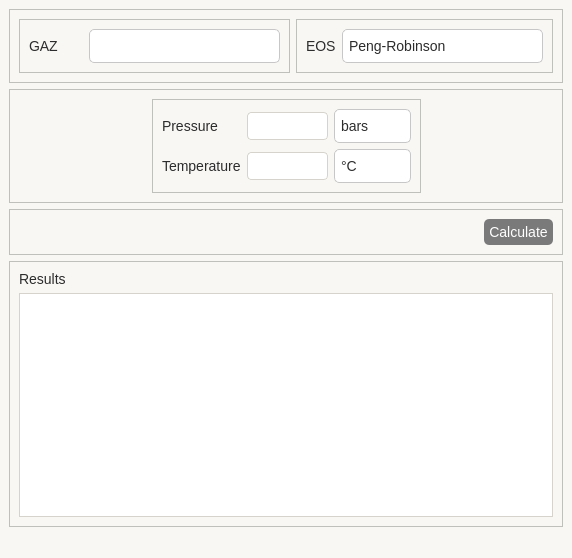
<?xml version="1.0" encoding="UTF-8"?>
<ui version="4.0">
 <class>MainWindow</class>
 <widget class="QMainWindow" name="MainWindow">
  <property name="geometry">
   <rect>
    <x>0</x>
    <y>0</y>
    <width>572</width>
    <height>558</height>
   </rect>
  </property>
  <property name="windowTitle">
   <string>MainWindow</string>
  </property>
  <property name="styleSheet">
   <string notr="true">QWidget {
    background-color: #f8f7f4;
    color: #2c2c2c;
    font-family: &quot;Segoe UI&quot;;
    font-size: 10.5pt;
}</string>
  </property>
  <widget class="QWidget" name="centralwidget">
   <layout class="QVBoxLayout" name="verticalLayout_2">
    <item>
     <widget class="QFrame" name="frame_2">
      <property name="frameShape">
       <enum>QFrame::StyledPanel</enum>
      </property>
      <property name="frameShadow">
       <enum>QFrame::Raised</enum>
      </property>
      <layout class="QHBoxLayout" name="horizontalLayout_2">
       <item>
        <widget class="QFrame" name="frame">
         <property name="sizePolicy">
          <sizepolicy hsizetype="Expanding" vsizetype="Preferred">
           <horstretch>0</horstretch>
           <verstretch>0</verstretch>
          </sizepolicy>
         </property>
         <property name="minimumSize">
          <size>
           <width>145</width>
           <height>51</height>
          </size>
         </property>
         <property name="frameShape">
          <enum>QFrame::StyledPanel</enum>
         </property>
         <property name="frameShadow">
          <enum>QFrame::Raised</enum>
         </property>
         <layout class="QHBoxLayout" name="horizontalLayout">
          <property name="spacing">
           <number>31</number>
          </property>
          <property name="sizeConstraint">
           <enum>QLayout::SetMinimumSize</enum>
          </property>
          <item>
           <widget class="QLabel" name="label">
            <property name="font">
             <font>
              <family>Segoe UI</family>
              <pointsize>11</pointsize>
             </font>
            </property>
            <property name="text">
             <string>GAZ</string>
            </property>
           </widget>
          </item>
          <item>
           <widget class="QComboBox" name="GazCombo">
            <property name="sizePolicy">
             <sizepolicy hsizetype="Expanding" vsizetype="Fixed">
              <horstretch>0</horstretch>
              <verstretch>0</verstretch>
             </sizepolicy>
            </property>
            <property name="font">
             <font>
              <family>Segoe UI</family>
              <pointsize>11</pointsize>
             </font>
            </property>
            <property name="styleSheet">
             <string notr="true">QComboBox{
background-color: white;
border: 1px solid #c7c7c7;
border-radius: 5px;
padding: 3px 3px 3px 6px;
min-height: 26px;
}

QComboBox:hover{
border: 1px solid #4a90e2;
}


/* ComboBox scroll bar styling */
QComboBox QAbstractItemView {
    background-color: #f4f4f4; /* popup background */
    selection-background-color: #a0c4ff; /* item hover/select */
    outline: 0;
}

QComboBox QScrollBar:vertical {
    border: none;
    background: #e0e0e0; /* track color */
    width: 12px;
    margin: 0px 0px 0px 0px;
    border-radius: 6px;
}

QComboBox QScrollBar::handle:vertical {
    background: #7a8c99; /* scroll handle color */
    min-height: 20px;
    border-radius: 6px;
}

QComboBox QScrollBar::add-line:vertical,
QComboBox QScrollBar::sub-line:vertical {
    height: 0px; /* remove arrow buttons */
}

QComboBox QScrollBar::add-page:vertical,
QComboBox QScrollBar::sub-page:vertical {
    background: none;
}
QComboBox:focus{
border: 1px solid #4a90e2;
}

QComboBox QAbstractItemView{
border: 1px solid #c7c7c7;
background-color: white;
selection-background-color: #f1f3f5;
selection-color: #2c3e50;
outline: none;
}

QComboBox::drop-down{
border: none;
}</string>
            </property>
           </widget>
          </item>
         </layout>
        </widget>
       </item>
       <item>
        <widget class="QFrame" name="frame_4">
         <property name="frameShape">
          <enum>QFrame::StyledPanel</enum>
         </property>
         <property name="frameShadow">
          <enum>QFrame::Raised</enum>
         </property>
         <layout class="QHBoxLayout" name="horizontalLayout_4">
          <item>
           <widget class="QLabel" name="label_5">
            <property name="font">
             <font>
              <family>Segoe UI</family>
              <pointsize>11</pointsize>
             </font>
            </property>
            <property name="text">
             <string>EOS</string>
            </property>
           </widget>
          </item>
          <item>
           <widget class="QComboBox" name="EOSCombo">
            <property name="minimumSize">
             <size>
              <width>201</width>
              <height>34</height>
             </size>
            </property>
            <property name="font">
             <font>
              <family>Segoe UI</family>
              <pointsize>11</pointsize>
             </font>
            </property>
            <property name="styleSheet">
             <string notr="true">QComboBox{
background-color: white;
border: 1px solid #c7c7c7;
border-radius: 5px;
padding: 3px 23px 3px 6px;
min-height: 26px;
}

QComboBox:hover{
border: 1px solid #4a90e2;
}

QComboBox:focus{
border: 1px solid #4a90e2;
}

QComboBox QAbstractItemView{
border: 1px solid #c7c7c7;
background-color: white;
selection-background-color: #f1f3f5;
selection-color: #2c3e50;
outline: none;
}

QComboBox::drop-down{
border: none;
}</string>
            </property>
            <item>
             <property name="text">
              <string>Peng-Robinson</string>
             </property>
            </item>
            <item>
             <property name="text">
              <string>Soave–Redlich–Kwong</string>
             </property>
            </item>
            <item>
             <property name="text">
              <string>Redlich–Kwong</string>
             </property>
            </item>
            <item>
             <property name="text">
              <string>Van Der Waals</string>
             </property>
            </item>
           </widget>
          </item>
         </layout>
        </widget>
       </item>
      </layout>
     </widget>
    </item>
    <item>
     <widget class="QFrame" name="frame_5">
      <property name="frameShape">
       <enum>QFrame::StyledPanel</enum>
      </property>
      <property name="frameShadow">
       <enum>QFrame::Raised</enum>
      </property>
      <layout class="QHBoxLayout" name="horizontalLayout_3">
       <item>
        <spacer name="horizontalSpacer">
         <property name="orientation">
          <enum>Qt::Horizontal</enum>
         </property>
         <property name="sizeHint" stdset="0">
          <size>
           <width>103</width>
           <height>20</height>
          </size>
         </property>
        </spacer>
       </item>
       <item>
        <widget class="QFrame" name="frame_3">
         <property name="frameShape">
          <enum>QFrame::StyledPanel</enum>
         </property>
         <property name="frameShadow">
          <enum>QFrame::Raised</enum>
         </property>
         <layout class="QGridLayout" name="gridLayout">
          <item row="0" column="0">
           <widget class="QLabel" name="label_2">
            <property name="font">
             <font>
              <family>Segoe UI</family>
              <pointsize>11</pointsize>
             </font>
            </property>
            <property name="text">
             <string>Pressure</string>
            </property>
           </widget>
          </item>
          <item row="0" column="1">
           <widget class="QLineEdit" name="Pinput">
            <property name="minimumSize">
             <size>
              <width>81</width>
              <height>0</height>
             </size>
            </property>
            <property name="maximumSize">
             <size>
              <width>81</width>
              <height>16777215</height>
             </size>
            </property>
            <property name="font">
             <font>
              <family>Segoe UI</family>
              <pointsize>11</pointsize>
             </font>
            </property>
            <property name="styleSheet">
             <string notr="true">QLineEdit {
    background-color: #ffffff;
    color: #2c2c2c;
    border: 1px solid #d6d3cd;
    border-radius: 4px;
    padding: 4px;
}

QLineEdit:focus {
    border: 1px solid #3a7bd5;
    background-color: #fdfefe;
}</string>
            </property>
           </widget>
          </item>
          <item row="0" column="2">
           <widget class="QComboBox" name="PunitCombo">
            <property name="font">
             <font>
              <family>Segoe UI</family>
              <pointsize>11</pointsize>
             </font>
            </property>
            <property name="styleSheet">
             <string notr="true">QComboBox{
background-color: white;
border: 1px solid #c7c7c7;
border-radius: 5px;
padding: 3px 23px 3px 6px;
min-height: 26px;
}

QComboBox:hover{
border: 1px solid #4a90e2;
}

QComboBox:focus{
border: 1px solid #4a90e2;
}

QComboBox QAbstractItemView{
border: 1px solid #c7c7c7;
background-color: white;
selection-background-color: #f1f3f5;
selection-color: #2c3e50;
outline: none;
}

QComboBox::drop-down{
border: none;
}</string>
            </property>
            <item>
             <property name="text">
              <string>bars</string>
             </property>
            </item>
            <item>
             <property name="text">
              <string>Mpa</string>
             </property>
            </item>
            <item>
             <property name="text">
              <string>Kpa</string>
             </property>
            </item>
            <item>
             <property name="text">
              <string>atm</string>
             </property>
            </item>
            <item>
             <property name="text">
              <string>psia</string>
             </property>
            </item>
            <item>
             <property name="text">
              <string>psig</string>
             </property>
            </item>
           </widget>
          </item>
          <item row="1" column="0">
           <widget class="QLabel" name="label_4">
            <property name="font">
             <font>
              <family>Segoe UI</family>
              <pointsize>11</pointsize>
             </font>
            </property>
            <property name="text">
             <string>Temperature</string>
            </property>
           </widget>
          </item>
          <item row="1" column="1">
           <widget class="QLineEdit" name="Tinput">
            <property name="minimumSize">
             <size>
              <width>81</width>
              <height>0</height>
             </size>
            </property>
            <property name="maximumSize">
             <size>
              <width>81</width>
              <height>16777215</height>
             </size>
            </property>
            <property name="font">
             <font>
              <family>Segoe UI</family>
              <pointsize>11</pointsize>
             </font>
            </property>
            <property name="styleSheet">
             <string notr="true">QLineEdit {
    background-color: #ffffff;
    color: #2c2c2c;
    border: 1px solid #d6d3cd;
    border-radius: 4px;
    padding: 4px;
}

QLineEdit:focus {
    border: 1px solid #3a7bd5;
    background-color: #fdfefe;
}</string>
            </property>
           </widget>
          </item>
          <item row="1" column="2">
           <widget class="QComboBox" name="TunitCombo">
            <property name="minimumSize">
             <size>
              <width>61</width>
              <height>34</height>
             </size>
            </property>
            <property name="font">
             <font>
              <family>Segoe UI</family>
              <pointsize>11</pointsize>
             </font>
            </property>
            <property name="styleSheet">
             <string notr="true">QComboBox{
background-color: white;
border: 1px solid #c7c7c7;
border-radius: 5px;
padding: 3px 23px 3px 6px;
min-height: 26px;
}

QComboBox:hover{
border: 1px solid #4a90e2;
}

QComboBox:focus{
border: 1px solid #4a90e2;
}

QComboBox QAbstractItemView{
border: 1px solid #c7c7c7;
background-color: white;
selection-background-color: #f1f3f5;
selection-color: #2c3e50;
outline: none;
}

QComboBox::drop-down{
border: none;
}</string>
            </property>
            <item>
             <property name="text">
              <string>°C</string>
             </property>
            </item>
            <item>
             <property name="text">
              <string>°F</string>
             </property>
            </item>
            <item>
             <property name="text">
              <string>°R</string>
             </property>
            </item>
            <item>
             <property name="text">
              <string>K</string>
             </property>
            </item>
           </widget>
          </item>
         </layout>
        </widget>
       </item>
       <item>
        <spacer name="horizontalSpacer_2">
         <property name="orientation">
          <enum>Qt::Horizontal</enum>
         </property>
         <property name="sizeHint" stdset="0">
          <size>
           <width>103</width>
           <height>20</height>
          </size>
         </property>
        </spacer>
       </item>
      </layout>
     </widget>
    </item>
    <item>
     <widget class="QFrame" name="frame_6">
      <property name="frameShape">
       <enum>QFrame::StyledPanel</enum>
      </property>
      <property name="frameShadow">
       <enum>QFrame::Raised</enum>
      </property>
      <layout class="QHBoxLayout" name="horizontalLayout_5">
       <item>
        <spacer name="horizontalSpacer_4">
         <property name="orientation">
          <enum>Qt::Horizontal</enum>
         </property>
         <property name="sizeHint" stdset="0">
          <size>
           <width>229</width>
           <height>20</height>
          </size>
         </property>
        </spacer>
       </item>
       <item>
        <widget class="QPushButton" name="calcBtn">
         <property name="font">
          <font>
           <family>Segoe UI</family>
           <pointsize>11</pointsize>
          </font>
         </property>
         <property name="styleSheet">
          <string notr="true">QPushButton {
    background-color: #7a7a7a;
    color: white;
    border-radius: 5px;
    padding: 5px;
}

QPushButton:hover {
    background-color: #666666;
}

QPushButton:pressed {
    background-color: #4f6172;
}</string>
         </property>
         <property name="text">
          <string>Calculate</string>
         </property>
         <property name="shortcut">
          <string>Return</string>
         </property>
        </widget>
       </item>
      </layout>
     </widget>
    </item>
    <item>
     <widget class="QFrame" name="frame_7">
      <property name="frameShape">
       <enum>QFrame::StyledPanel</enum>
      </property>
      <property name="frameShadow">
       <enum>QFrame::Raised</enum>
      </property>
      <layout class="QVBoxLayout" name="verticalLayout">
       <item>
        <widget class="QLabel" name="label_6">
         <property name="font">
          <font>
           <family>Segoe UI</family>
           <pointsize>11</pointsize>
          </font>
         </property>
         <property name="text">
          <string>Results</string>
         </property>
        </widget>
       </item>
       <item>
        <widget class="QTextEdit" name="output_box">
         <property name="styleSheet">
          <string notr="true">QTextEdit {
    background-color: #ffffff;
    color: #1f1f1f;
    border: 1px solid #d6d3cd;
    font-family: Consolas;
    font-size: 10.5pt;
}

/* Scrollbar track */
QTextEdit QScrollBar:vertical {
    border: none;
    background: #e0e0e0;
    width: 12px;
    margin: 0px;
    border-radius: 6px;
}

/* Scrollbar handle (the slider) */
QTextEdit QScrollBar::handle:vertical {
    background: #7a8c99;
    min-height: 20px;
    border-radius: 6px;
}

/* Remove arrow buttons */
QTextEdit QScrollBar::add-line:vertical,
QTextEdit QScrollBar::sub-line:vertical {
    height: 0px;
}

/* Empty areas */
QTextEdit QScrollBar::add-page:vertical,
QTextEdit QScrollBar::sub-page:vertical {
    background: none;
}</string>
         </property>
        </widget>
       </item>
      </layout>
     </widget>
    </item>
   </layout>
  </widget>
  <widget class="QMenuBar" name="menubar">
   <property name="geometry">
    <rect>
     <x>0</x>
     <y>0</y>
     <width>572</width>
     <height>31</height>
    </rect>
   </property>
  </widget>
  <widget class="QStatusBar" name="statusbar"/>
 </widget>
 <resources/>
 <connections/>
</ui>
